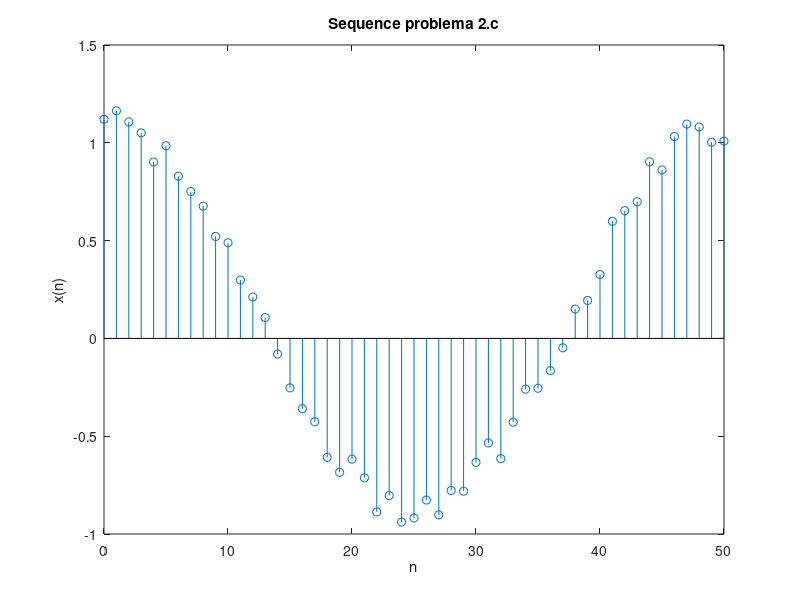

MATLAB code to generate this figure:
n = [0:50];
w = rand(size(n));

x = cos(0.04*pi*n) + 0.2*w;
stem(n,x)
title('Sequence problema 2.c')
xlabel('n');
ylabel('x(n)');